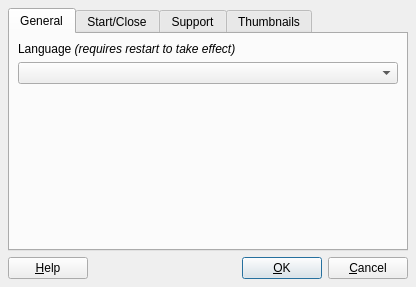
<ui version="4.0" >
 <author></author>
 <comment></comment>
 <exportmacro></exportmacro>
 <class>settingWidget</class>
 <widget class="QDialog" name="settingWidget" >
  <property name="geometry" >
   <rect>
    <x>0</x>
    <y>0</y>
    <width>416</width>
    <height>287</height>
   </rect>
  </property>
  <property name="windowTitle" >
   <string>Settings</string>
  </property>
  <layout class="QVBoxLayout" >
   <property name="margin" >
    <number>8</number>
   </property>
   <property name="spacing" >
    <number>6</number>
   </property>
   <item>
    <widget class="QTabWidget" name="tabWidget" >
     <widget class="QWidget" name="tabGeneral" >
      <attribute name="title" >
       <string>General</string>
      </attribute>
      <layout class="QVBoxLayout" >
       <property name="margin" >
        <number>8</number>
       </property>
       <property name="spacing" >
        <number>6</number>
       </property>
       <item>
        <widget class="QLabel" name="label" >
         <property name="text" >
          <string>Language &lt;i>(requires restart to take effect)&lt;/i></string>
         </property>
        </widget>
       </item>
       <item>
        <widget class="QComboBox" name="cmbLocale" />
       </item>
       <item>
        <spacer>
         <property name="orientation" >
          <enum>Qt::Vertical</enum>
         </property>
         <property name="sizeHint" >
          <size>
           <width>20</width>
           <height>40</height>
          </size>
         </property>
        </spacer>
       </item>
      </layout>
     </widget>
     <widget class="QWidget" name="tabStart" >
      <attribute name="title" >
       <string>Start/Close</string>
      </attribute>
      <layout class="QVBoxLayout" >
       <property name="margin" >
        <number>8</number>
       </property>
       <property name="spacing" >
        <number>6</number>
       </property>
       <item>
        <widget class="QGroupBox" name="grpOnStart" >
         <property name="title" >
          <string>On startup...</string>
         </property>
         <layout class="QVBoxLayout" >
          <property name="margin" >
           <number>8</number>
          </property>
          <property name="spacing" >
           <number>6</number>
          </property>
          <item>
           <widget class="QRadioButton" name="radStartLast" >
            <property name="text" >
             <string>Open last used collection</string>
            </property>
           </widget>
          </item>
          <item>
           <widget class="QRadioButton" name="radStartSpecified" >
            <property name="text" >
             <string>Open this collection:</string>
            </property>
           </widget>
          </item>
          <item>
           <layout class="QHBoxLayout" >
            <property name="margin" >
             <number>0</number>
            </property>
            <property name="spacing" >
             <number>1</number>
            </property>
            <item>
             <spacer>
              <property name="orientation" >
               <enum>Qt::Horizontal</enum>
              </property>
              <property name="sizeType" >
               <enum>QSizePolicy::Fixed</enum>
              </property>
              <property name="sizeHint" >
               <size>
                <width>20</width>
                <height>20</height>
               </size>
              </property>
             </spacer>
            </item>
            <item>
             <widget class="QLineEdit" name="txtStart" />
            </item>
            <item>
             <widget class="QToolButton" name="btnBrowseKat" >
              <property name="text" >
               <string>...</string>
              </property>
             </widget>
            </item>
           </layout>
          </item>
          <item>
           <widget class="QRadioButton" name="radStartBlank" >
            <property name="text" >
             <string>Do not open a collection</string>
            </property>
            <property name="checked" >
             <bool>true</bool>
            </property>
           </widget>
          </item>
         </layout>
        </widget>
       </item>
       <item>
        <spacer>
         <property name="orientation" >
          <enum>Qt::Vertical</enum>
         </property>
         <property name="sizeType" >
          <enum>QSizePolicy::Expanding</enum>
         </property>
         <property name="sizeHint" >
          <size>
           <width>21</width>
           <height>41</height>
          </size>
         </property>
        </spacer>
       </item>
      </layout>
     </widget>
     <widget class="QWidget" name="tabSupport" >
      <attribute name="title" >
       <string>Support</string>
      </attribute>
      <layout class="QVBoxLayout" >
       <property name="margin" >
        <number>8</number>
       </property>
       <property name="spacing" >
        <number>6</number>
       </property>
       <item>
        <widget class="QLabel" name="lblMount" >
         <property name="sizePolicy" >
          <sizepolicy>
           <hsizetype>5</hsizetype>
           <vsizetype>0</vsizetype>
           <horstretch>0</horstretch>
           <verstretch>0</verstretch>
          </sizepolicy>
         </property>
         <property name="text" >
          <string>CD Path</string>
         </property>
         <property name="buddy" >
          <cstring>txtMount</cstring>
         </property>
        </widget>
       </item>
       <item>
        <layout class="QHBoxLayout" >
         <property name="margin" >
          <number>0</number>
         </property>
         <property name="spacing" >
          <number>1</number>
         </property>
         <item>
          <widget class="QLineEdit" name="txtMount" />
         </item>
         <item>
          <widget class="QToolButton" name="btnMount" >
           <property name="text" >
            <string>...</string>
           </property>
          </widget>
         </item>
        </layout>
       </item>
       <item>
        <spacer>
         <property name="orientation" >
          <enum>Qt::Vertical</enum>
         </property>
         <property name="sizeType" >
          <enum>QSizePolicy::Expanding</enum>
         </property>
         <property name="sizeHint" >
          <size>
           <width>21</width>
           <height>51</height>
          </size>
         </property>
        </spacer>
       </item>
      </layout>
     </widget>
     <widget class="QWidget" name="tab" >
      <attribute name="title" >
       <string>Thumbnails</string>
      </attribute>
      <layout class="QVBoxLayout" >
       <property name="margin" >
        <number>8</number>
       </property>
       <property name="spacing" >
        <number>6</number>
       </property>
       <item>
        <widget class="QCheckBox" name="chkThumbnails" >
         <property name="text" >
          <string>Enable thumbnails generation</string>
         </property>
         <property name="checked" >
          <bool>true</bool>
         </property>
        </widget>
       </item>
       <item>
        <widget class="QLabel" name="lblMaxSize" >
         <property name="text" >
          <string>Maximum size for thumbnails &lt;i>(Keep this low!)&lt;/i></string>
         </property>
        </widget>
       </item>
       <item>
        <layout class="QHBoxLayout" >
         <property name="margin" >
          <number>0</number>
         </property>
         <property name="spacing" >
          <number>6</number>
         </property>
         <item>
          <spacer>
           <property name="orientation" >
            <enum>Qt::Horizontal</enum>
           </property>
           <property name="sizeType" >
            <enum>QSizePolicy::Fixed</enum>
           </property>
           <property name="sizeHint" >
            <size>
             <width>20</width>
             <height>20</height>
            </size>
           </property>
          </spacer>
         </item>
         <item>
          <widget class="QSpinBox" name="spinSize" >
           <property name="suffix" >
            <string>px</string>
           </property>
           <property name="maximum" >
            <number>320</number>
           </property>
           <property name="minimum" >
            <number>50</number>
           </property>
           <property name="singleStep" >
            <number>10</number>
           </property>
           <property name="value" >
            <number>120</number>
           </property>
          </widget>
         </item>
         <item>
          <spacer>
           <property name="orientation" >
            <enum>Qt::Horizontal</enum>
           </property>
           <property name="sizeHint" >
            <size>
             <width>40</width>
             <height>20</height>
            </size>
           </property>
          </spacer>
         </item>
        </layout>
       </item>
       <item>
        <widget class="QLabel" name="lblNumThumbs" >
         <property name="text" >
          <string>Number of thumbnails for folder &lt;i>(0 for no limit)&lt;/i></string>
         </property>
        </widget>
       </item>
       <item>
        <layout class="QHBoxLayout" >
         <property name="margin" >
          <number>0</number>
         </property>
         <property name="spacing" >
          <number>6</number>
         </property>
         <item>
          <spacer>
           <property name="orientation" >
            <enum>Qt::Horizontal</enum>
           </property>
           <property name="sizeType" >
            <enum>QSizePolicy::Fixed</enum>
           </property>
           <property name="sizeHint" >
            <size>
             <width>20</width>
             <height>20</height>
            </size>
           </property>
          </spacer>
         </item>
         <item>
          <widget class="QSpinBox" name="spinNumThumbs" >
           <property name="value" >
            <number>3</number>
           </property>
          </widget>
         </item>
         <item>
          <spacer>
           <property name="orientation" >
            <enum>Qt::Horizontal</enum>
           </property>
           <property name="sizeHint" >
            <size>
             <width>40</width>
             <height>20</height>
            </size>
           </property>
          </spacer>
         </item>
        </layout>
       </item>
       <item>
        <spacer>
         <property name="orientation" >
          <enum>Qt::Vertical</enum>
         </property>
         <property name="sizeHint" >
          <size>
           <width>20</width>
           <height>40</height>
          </size>
         </property>
        </spacer>
       </item>
      </layout>
     </widget>
    </widget>
   </item>
   <item>
    <layout class="QHBoxLayout" >
     <property name="margin" >
      <number>0</number>
     </property>
     <property name="spacing" >
      <number>6</number>
     </property>
     <item>
      <widget class="QPushButton" name="buttonHelp" >
       <property name="text" >
        <string>&amp;Help</string>
       </property>
       <property name="shortcut" >
        <string>F1</string>
       </property>
       <property name="autoDefault" >
        <bool>true</bool>
       </property>
      </widget>
     </item>
     <item>
      <spacer>
       <property name="orientation" >
        <enum>Qt::Horizontal</enum>
       </property>
       <property name="sizeType" >
        <enum>QSizePolicy::Expanding</enum>
       </property>
       <property name="sizeHint" >
        <size>
         <width>20</width>
         <height>20</height>
        </size>
       </property>
      </spacer>
     </item>
     <item>
      <widget class="QPushButton" name="buttonOk" >
       <property name="text" >
        <string>&amp;OK</string>
       </property>
       <property name="shortcut" >
        <string/>
       </property>
       <property name="autoDefault" >
        <bool>true</bool>
       </property>
       <property name="default" >
        <bool>true</bool>
       </property>
      </widget>
     </item>
     <item>
      <widget class="QPushButton" name="buttonCancel" >
       <property name="text" >
        <string>&amp;Cancel</string>
       </property>
       <property name="shortcut" >
        <string/>
       </property>
       <property name="autoDefault" >
        <bool>true</bool>
       </property>
      </widget>
     </item>
    </layout>
   </item>
  </layout>
 </widget>
 <pixmapfunction></pixmapfunction>
 <tabstops>
  <tabstop>tabWidget</tabstop>
  <tabstop>radStartLast</tabstop>
  <tabstop>radStartSpecified</tabstop>
  <tabstop>txtStart</tabstop>
  <tabstop>radStartBlank</tabstop>
  <tabstop>txtMount</tabstop>
  <tabstop>btnMount</tabstop>
  <tabstop>buttonHelp</tabstop>
  <tabstop>buttonOk</tabstop>
  <tabstop>buttonCancel</tabstop>
 </tabstops>
 <resources>
  <include location="mainres.qrc" />
 </resources>
 <connections>
  <connection>
   <sender>buttonCancel</sender>
   <signal>clicked()</signal>
   <receiver>settingWidget</receiver>
   <slot>reject()</slot>
   <hints>
    <hint type="sourcelabel" >
     <x>361</x>
     <y>280</y>
    </hint>
    <hint type="destinationlabel" >
     <x>172</x>
     <y>279</y>
    </hint>
   </hints>
  </connection>
  <connection>
   <sender>radStartSpecified</sender>
   <signal>clicked()</signal>
   <receiver>txtStart</receiver>
   <slot>setFocus()</slot>
   <hints>
    <hint type="sourcelabel" >
     <x>131</x>
     <y>115</y>
    </hint>
    <hint type="destinationlabel" >
     <x>148</x>
     <y>138</y>
    </hint>
   </hints>
  </connection>
 </connections>
</ui>
